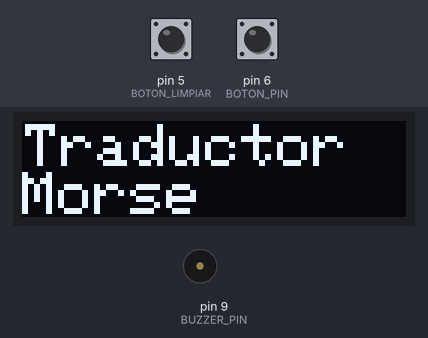
This sketch was run on a simulated Arduino Uno, built with avr-gcc and run on an emulated ATmega328P. Shown: 128×32 one-colour display, buzzer (waves = sounding). The inputs (shaded band) are chosen by the test bench; at power-on: pin 6 (BOTON_PIN) HIGH, pin 5 (BOTON_LIMPIAR) HIGH. What the sketch prints to the serial monitor is not drawn.

Above: at 0.1 s.
3.3 s: pin 6 (BOTON_PIN) pulled LOW for 0.15 s
At 5.2 s:
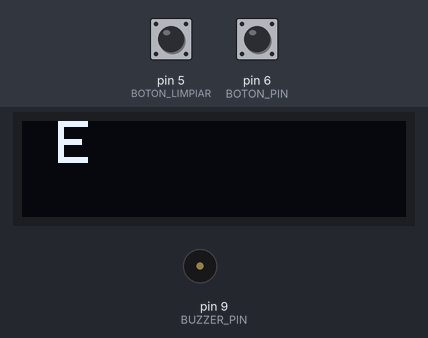
5.8 s: pin 6 (BOTON_PIN) pulled LOW for 1 s
At 8.4 s:
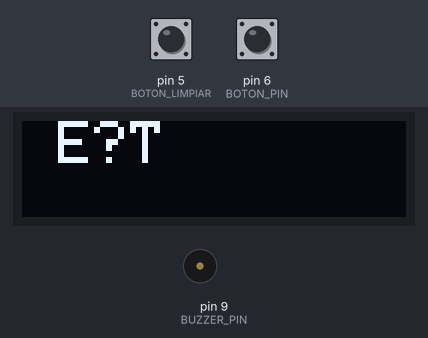
9.2 s: pin 6 (BOTON_PIN) pulled LOW for 3.2 s
At 9.5 s:
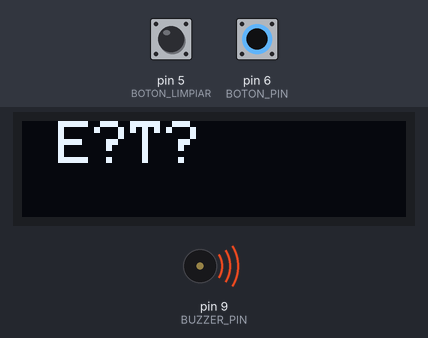
13.9 s: pin 6 (BOTON_PIN) pulled LOW for 0.15 s
At 15.7 s:
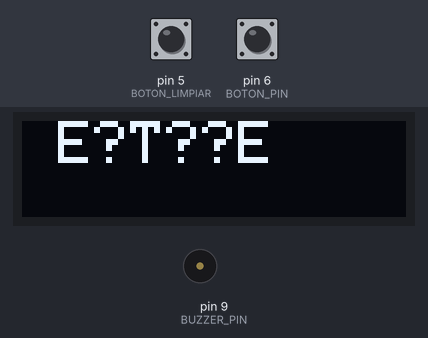
16.4 s: pin 6 (BOTON_PIN) pulled LOW for 0.15 s
At 16.48 s:
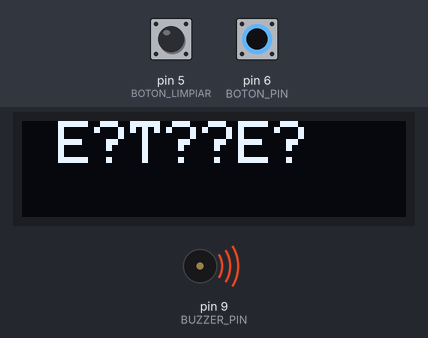
18.0 s: pin 6 (BOTON_PIN) pulled LOW for 1 s
At 21.3 s:
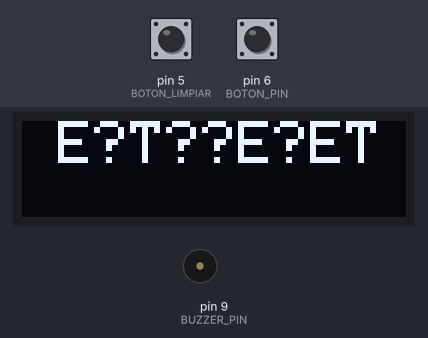
Timing chart, 0 to 22.4 s (numbered marks = the images above; inputs shaded):
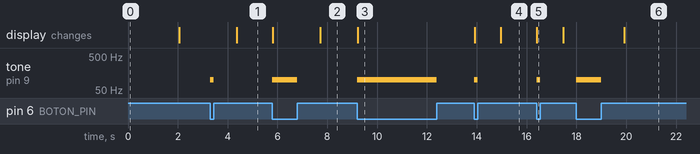

Measured:
- after the input at 3.3 s, tone on pin 9 (BUZZER_PIN): silent → 100 Hz at once, → silent 0.15 s later; the display: changes after 1.1 s (image 1)
- after the input at 5.8 s, tone on pin 9 (BUZZER_PIN): silent → 100 Hz at once, → silent 1.0 s later; the display: first changes at once (image 2 shows a later state)
- after the input at 9.2 s, tone on pin 9 (BUZZER_PIN): silent → 100 Hz at once, → silent 3.2 s later; the display: changes at once (image 3)
- after the input at 13.9 s, tone on pin 9 (BUZZER_PIN): silent → 100 Hz at once, → silent 0.15 s later; the display: first changes at once (image 4 shows a later state)
- after the input at 16.4 s, tone on pin 9 (BUZZER_PIN): silent → 100 Hz at once, → silent 0.15 s later; the display: changes at once (image 5)
- after the input at 18.0 s, tone on pin 9 (BUZZER_PIN): silent → 100 Hz at once, → silent 1.0 s later; the display: changes after 1.9 s (image 6)

The sketch:

prueba_codigo_morse1.ino
```cpp
#include <Wire.h>
#include <Adafruit_GFX.h>
#include <Adafruit_SSD1306.h>

// Configuración de la pantalla OLED 128x32
#define SCREEN_WIDTH 128
#define SCREEN_HEIGHT 32
Adafruit_SSD1306 display(SCREEN_WIDTH, SCREEN_HEIGHT, &Wire, -1);


// Definiciones de tiempos de Morse
const unsigned long DOT_DURACION = 300;  // Duración de un punto
const unsigned long DASH_DURACION = 3 * DOT_DURACION; // Duración de una raya
const unsigned long TOLERANCIA = 250;     // Tolerancia en ms para reconocer puntos/rayas/espacios


// Gaps (Tiempo que el botón está liberado)
const unsigned long SHORT_GAP = DOT_DURACION;         // Espacio entre Punto y Raya (1t)
const unsigned long MEDIUM_GAP = 3 * DOT_DURACION;    // Espacio entre caracteres (3t)
const unsigned long LONG_GAP = 7 * DOT_DURACION;      // Espacio entre palabras (7t)

// Pines de conexión
const int BOTON_PIN = 6; // Pin para el pulsador (conectado a GND con INPUT_PULLUP)
const int BOTON_LIMPIAR = 5;  // Para limpiar la pantalla cuando haya errores je :)
const int BUZZER_PIN = 9;  // Pin para el buzzer


// Estructuras de Datos y Variables de Estado
const char CLEAR = 0;
const char DOT = 1;
const char DASH = 2;

// Tabla de Alfabeto Morse (Carácter y hasta 5 elementos Morse)
const char Alfabeto[26][6] = {
    {'A', DOT, DASH, CLEAR, CLEAR, CLEAR},
    {'B', DASH, DOT, DOT, DOT, CLEAR},
    {'C', DASH, DOT, DASH, DOT, CLEAR},
    {'D', DASH, DOT, DOT, CLEAR, CLEAR},
    {'E', DOT, CLEAR, CLEAR, CLEAR, CLEAR},
    {'F', DOT, DOT, DASH, DOT, CLEAR},
    {'G', DASH, DASH, DOT, CLEAR, CLEAR},
    {'H', DOT, DOT, DOT, DOT, CLEAR},
    {'I', DOT, DOT, CLEAR, CLEAR, CLEAR},
    {'J', DOT, DASH, DASH, DASH, CLEAR},
    {'K', DASH, DOT, DASH, CLEAR, CLEAR},
    {'L', DOT, DASH, DOT, DOT, CLEAR},
    {'M', DASH, DASH, CLEAR, CLEAR, CLEAR},
    {'N', DASH, DOT, CLEAR, CLEAR, CLEAR},
    {'O', DASH, DASH, DASH, CLEAR, CLEAR},
    {'P', DOT, DASH, DASH, DOT, CLEAR},
    {'Q', DASH, DASH, DOT, DASH, CLEAR},
    {'R', DOT, DASH, DOT, CLEAR, CLEAR},
    {'S', DOT, DOT, DOT, CLEAR, CLEAR},
    {'T', DASH, CLEAR, CLEAR, CLEAR, CLEAR},
    {'U', DOT, DOT, DASH, CLEAR, CLEAR},
    {'V', DOT, DOT, DOT, DASH, CLEAR},
    {'W', DOT, DASH, DASH, CLEAR, CLEAR},
    {'X', DASH, DOT, DOT, DASH, CLEAR},
    {'Y', DASH, DOT, DASH, DASH, CLEAR},
    {'Z', DASH, DASH, DOT, DOT, CLEAR}
};


// Variables de control de tiempo y estado
enum Estado { UP, DOWN };
Estado estado_actual;
enum Estado2 { UP2, DOWN2 };
Estado2 estado_actual2;
unsigned long ultimo_cambio_t = 0;
unsigned long down_duracion = 0;

char morse_actual[5];
int morse_i = 0;


// Funciones de Utilidad
void LimpiaMorse() {
    morse_i = 0;
    for (int i = 0; i < 5; ++i) {
        morse_actual[i] = CLEAR;
    }
}

void LeerMorse() {
    if (down_duracion >= DASH_DURACION - TOLERANCIA && down_duracion <= DASH_DURACION + TOLERANCIA) {
        morse_actual[morse_i] = DASH;
        Serial.println("RAYA");
        morse_i++;
    } else if (down_duracion >= DOT_DURACION - TOLERANCIA && down_duracion <= DOT_DURACION + TOLERANCIA) {
        morse_actual[morse_i] = DOT;
        Serial.println("PUNTO");
        morse_i++;
    } else {
        Serial.print("Pulsacion no reconocida: ");
        Serial.println(down_duracion);
    }
}

char LeerCaracter() {
    for (int i = 0; i < 26; ++i) {
        bool comparar = true;
        for (int j = 0; comparar && j < 5; ++j) {
            if (morse_actual[j] != Alfabeto[i][j + 1]) {
                comparar = false;
            }
        }
        if (comparar) {
            return Alfabeto[i][0];
        }
    }
    return 0;
}


// Setup y Loop
void setup() {
    Serial.begin(9600);

    // Inicialización OLED
    if (!display.begin(SSD1306_SWITCHCAPVCC, 0x3C)) {
        Serial.println(F("Error: no se pudo iniciar la pantalla OLED"));
        while (true);
    }
    display.clearDisplay();
    display.setTextSize(2);
    display.setTextColor(SSD1306_WHITE);
    display.setCursor(1, 1);
    display.println("Traductor Morse");
    display.display();
    delay(2000);
    display.clearDisplay();
    display.setCursor(0, 0);
    display.display();

    pinMode(BOTON_PIN, INPUT_PULLUP);
    pinMode(BUZZER_PIN, OUTPUT);
    pinMode(BOTON_LIMPIAR, INPUT_PULLUP);
    estado_actual = UP;
    estado_actual2 = UP2;
    LimpiaMorse();


}

void loop() {
    Estado estado_nuevo = (digitalRead(BOTON_PIN) == HIGH) ? UP : DOWN;
    Estado2 estado_nuevo2 = (digitalRead(BOTON_LIMPIAR) == HIGH) ? UP2 : DOWN2;

    if (estado_nuevo == DOWN) {
        tone(BUZZER_PIN, 100);
    } else {
        noTone(BUZZER_PIN);
    }

    if (estado_nuevo != estado_actual) {
        unsigned long duracion = millis() - ultimo_cambio_t;

        if (estado_actual == DOWN) {
            down_duracion = duracion;
            LeerMorse();
        } else {
            unsigned long up_duracion = duracion;

            if (up_duracion >= LONG_GAP - TOLERANCIA) {
                Serial.println("GAP LARGO: ESPACIO");
                display.print(' ');
                display.display();
            } else if (up_duracion >= MEDIUM_GAP - TOLERANCIA) {
                Serial.println("GAP MEDIO: FIN CARACTER");
                char c = LeerCaracter();
                if (c != 0) {
                    display.print(c);
                } else {
                    display.print('?');
                }
                display.display();
                LimpiaMorse();
            }
        }

        ultimo_cambio_t = millis();
        estado_actual = estado_nuevo;

    } else {
        if (estado_actual == UP) {
            unsigned long up_duracion = millis() - ultimo_cambio_t;

            if (morse_i > 0 && up_duracion >= LONG_GAP) {
                Serial.println("Auto-Gap Largo (Esperando nueva palabra)");
                char c = LeerCaracter();
                if (c != 0) { display.print(c); } else { display.print('?'); }
                display.display();
                LimpiaMorse();

                display.print(' ');
                display.display();

                ultimo_cambio_t = millis();
            } else if (morse_i > 0 && up_duracion >= MEDIUM_GAP) {
                Serial.println("Auto-Gap Medio (Fin de caracter por inactividad)");
                char c = LeerCaracter();
                if (c != 0) { display.print(c); } else { display.print('?'); }
                display.display();
                LimpiaMorse();

                ultimo_cambio_t = millis();
            }
        }
    }
    if (estado_nuevo2 != estado_actual2) {
      display.clearDisplay();
      display.setCursor(0, 0);
      display.display();
    }
}
```
